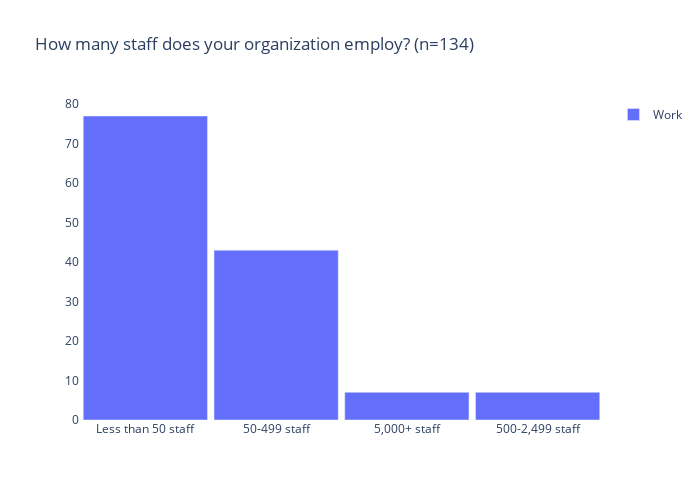

This figure's notebook cell:
### Code cell
#
# questions 4 - 'How many staff does your organization employ?'
#


double_bar_chart(questions['Q3'], 
                 "Work", work_df['Q3'].value_counts()[lambda x: x > THRESHOLD], 
                 "Home", home_df['Q3'].value_counts()[lambda x: x > THRESHOLD])

### Figure 1 — Plotly figure (JSON) as saved in the notebook; plotly's stock layout.template omitted (floating-point values rounded to 4 significant figures)
{"data": [{"name": "Work", "type": "bar", "x": ["Less than 50 staff", "50-499 staff", "5,000+ staff", "500-2,499 staff"], "y": [77, 43, 7, 7]}, {"name": "Home", "type": "bar", "x": [], "y": []}], "layout": {"bargap": 0.05, "barmode": "stack", "height": 500, "plot_bgcolor": "#FFFFFF", "showlegend": true, "title": {"text": "How many staff does your organization employ? (n=134)"}, "width": 700, "xaxis": {"autorange": true, "categoryorder": "total descending", "range": [-0.5, 3.5], "type": "category"}, "yaxis": {"autorange": true, "range": [0, 81.05], "type": "linear"}}}
